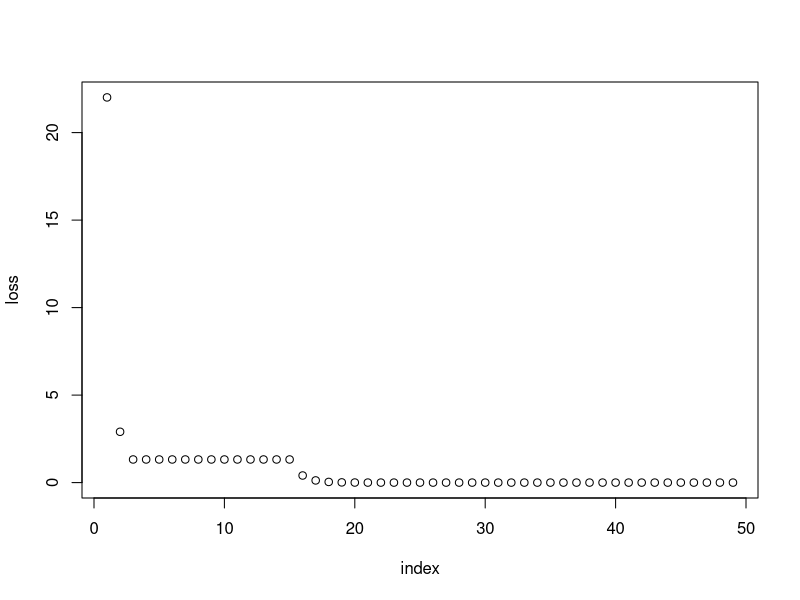

This chart was generated by the following R code:
#gavriel honig
#200864734

GRLS = function(f, a, b, tol, maxIter){
  GR = (5^0.5-1)/2
  i = 0
  while ( abs(b-a)>tol & i<maxIter) {
    d =GR *(b-a)
    i = i+1
    if (f(b-d)>f(a+d)) {
      a = b - d}
    else{
      b = a + d
    }
  }
  return((a+b)/2)
}

grd=function(x,y,beta){
  return(-2*t(x)%*%(y-x%*%beta))
}


GP = function(X, Y, b0, maxIter, tol, GRLStol){
  n=0
  loss <- sum((Y-X%*%b0)^2) # f(b0)
  while (n<maxIter) {
  n=n+1
  if(n==maxIter){return(list('b'=b0,'W'=w0,'N'=n,'V'=v))}
  loss <- c(loss,sum((Y-X%*%b0)^2)) # f(b0)
  if (n==1) {w0=which(abs(b0)<tol)}
  if (length(w0)>0) {
  A=matrix(0, nrow = length(w0), ncol = length(b0))
  for (i in 1:nrow(A)) {
    for (j in  1:ncol(A)){
      if (j==w0[i]) {
        A[i,j]=-1  
      }
    }
   }
  P=diag(1,nrow(b0),nrow(b0))-(t(A)%*%solve(A%*%t(A))%*%A)*(dim(A)[1]>0)
  }else{P=diag(1,nrow(b0),nrow(b0))}
  g=grd(X,Y,b0)
  d=-P%*%g
  if(sqrt(t(d)%*%d) > tol){
  a1_demo=c()
  for (i in 1:length(b0)) {
    if (d[i]<0) {
      a1_demo[i]=b0[i]/d[i]
    }else
      {a1_demo[i]=0}
  }
  if (sum(a1_demo==0)==length(a1_demo)){a1=100000000000} 
  else{
  a1=-1*max(a1_demo[a1_demo!=0])} #alpha 1
  idx=which(a1_demo==-a1)
  f<-function(a){return(sum((Y-X%*%(b0+a*d))^2))}
  a2=GRLS(f,0,a1,GRLStol,maxIter) #alpha 2
  if (abs(a1-a2)>tol) {
    b0=b0+a2*d
  }else{
    w0=sort(unique(c(idx,w0)))
    print(paste("Adding constraint", paste(as.character(idx), collapse = ",")))
    b0=b0+a2*d
    }
  }
    if(sqrt(t(d)%*%d) < tol){
    if (length(w0)>0) {
      Mu=-1*solve(A%*%t(A))%*%A%*%g  
    }else{
    Mu=-g}
    v=sum((Y-X%*%b0)^2) # f(b0)
    if (sum(Mu>=-tol)==length(Mu) |n==30000){
      loss=loss[-1]
      index=1:n
      plot(index,loss)
      print(ifelse(length(w0)==0, "No active constraints in the last iteration",
                   paste("Constraints",paste(as.character(c(w0)), collapse = ","),"are active")))
      print(paste("Minimal value", v, "is reached after", n, "updates"))
      
      return(list('b'=b0,'W'=w0,'N'=n,'V'=v))
   }
   min.Mu=min(Mu)
   idx2=which(Mu==min.Mu)
   print(paste("Removing constraint", paste(as.character(w0[idx2]), collapse = ",")))
   w0=sort(w0[-idx2])
  }
 }
} 

x=matrix(c(0.5377,0.3188,3.5784,0.7254,1.8339,-1.3077,2.7694,-0.0631,-2.2588,-0.4336,-1.3499,0.7147,
         0.8622,0.3426,3.0349,-0.2050),4,4)
true_x=matrix(c(1,0,0.5,0),4,1)
y=x%*%true_x
x0=matrix(c(1,1,0,0),4,1)
max_Iter=1000
tol=10^-8
GRLStol=10^-8
solution=GP(x,y,x0,max_Iter,tol,GRLStol)
solution


